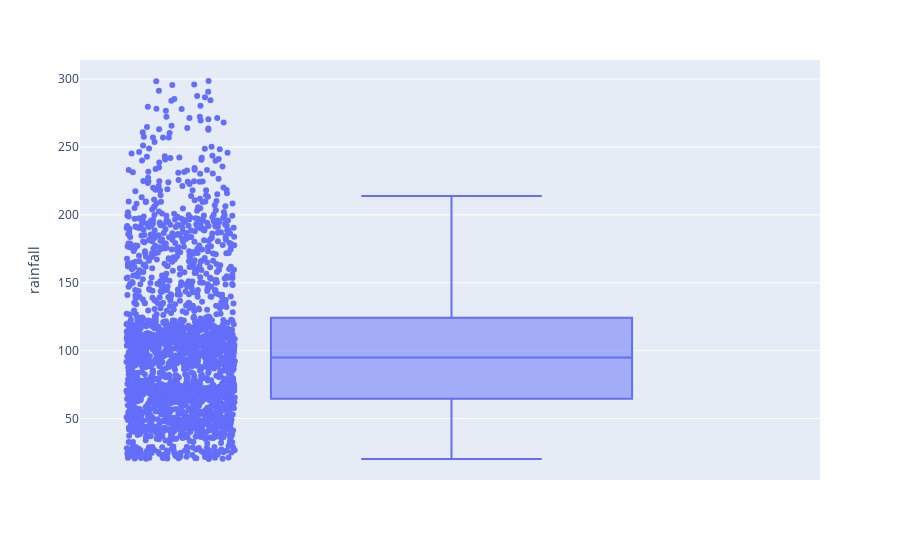

The code cell stored with this chart in its notebook:
### Code cell
fig = px.box(data , y="rainfall",points="all")
fig.show()

### Figure 1 — Plotly figure (JSON) as saved in the notebook; plotly's stock layout.template omitted (floating-point values rounded to 4 significant figures; data arrays with more than 128 entries replaced by an {"elided": "..."} marker saying what was removed)
{"data": [{"alignmentgroup": "True", "boxpoints": "all", "hovertemplate": "rainfall=%{y}<extra></extra>", "legendgroup": "", "marker": {"color": "#636efa"}, "name": "", "notched": false, "offsetgroup": "", "orientation": "v", "showlegend": false, "type": "box", "x0": " ", "xaxis": "x", "y": {"elided": "2200 float values"}, "y0": " ", "yaxis": "y"}], "layout": {"autosize": true, "boxmode": "group", "legend": {"tracegroupgap": 0}, "margin": {"t": 60}, "xaxis": {"anchor": "y", "autorange": true, "domain": [0, 1], "range": [-0.5032, 0.5], "type": "category"}, "yaxis": {"anchor": "x", "autorange": true, "domain": [0, 1], "range": [4.747, 314.0], "title": {"text": "rainfall"}, "type": "linear"}}}
